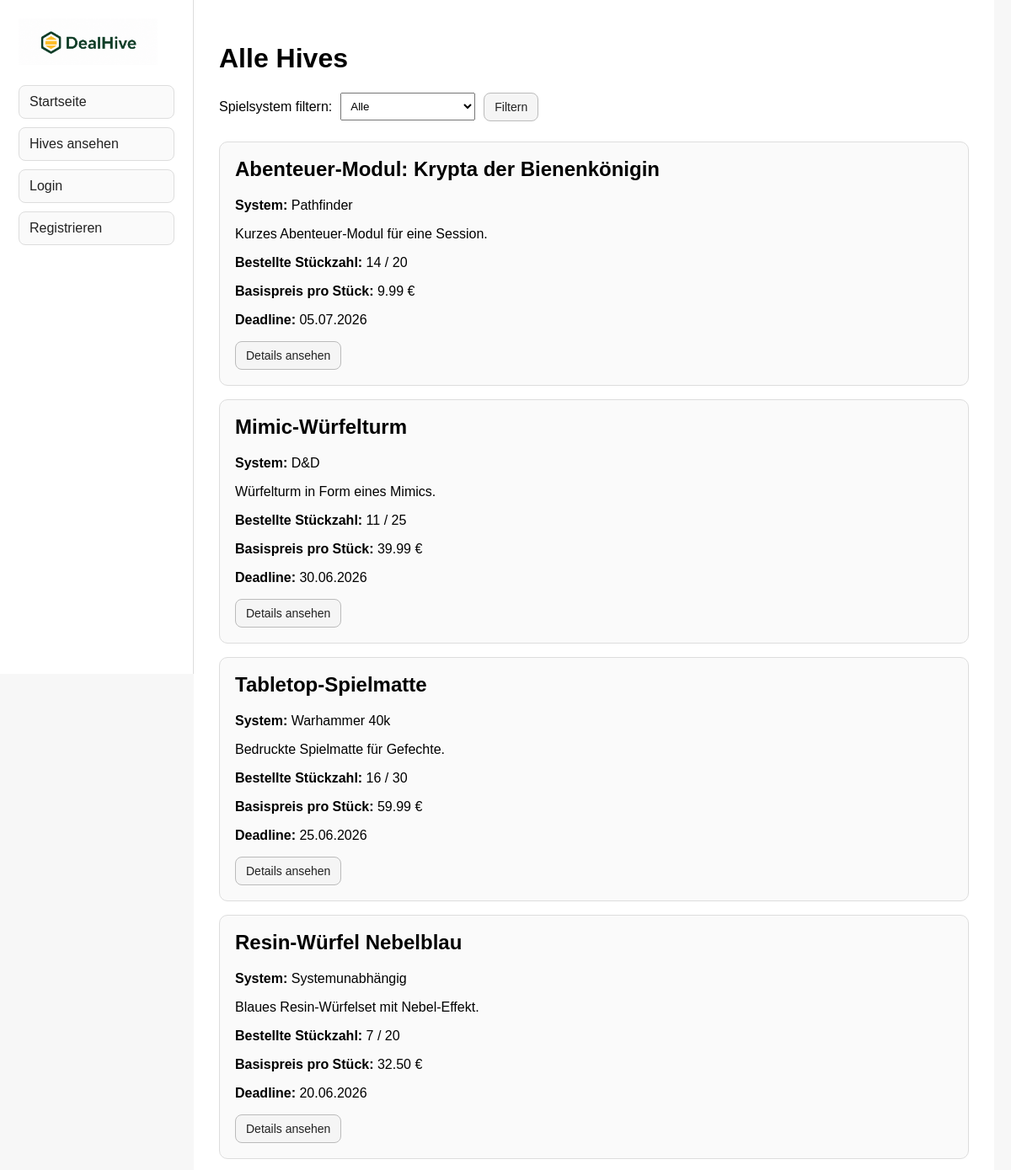
Page /hives (upper part) on the earlier database version.
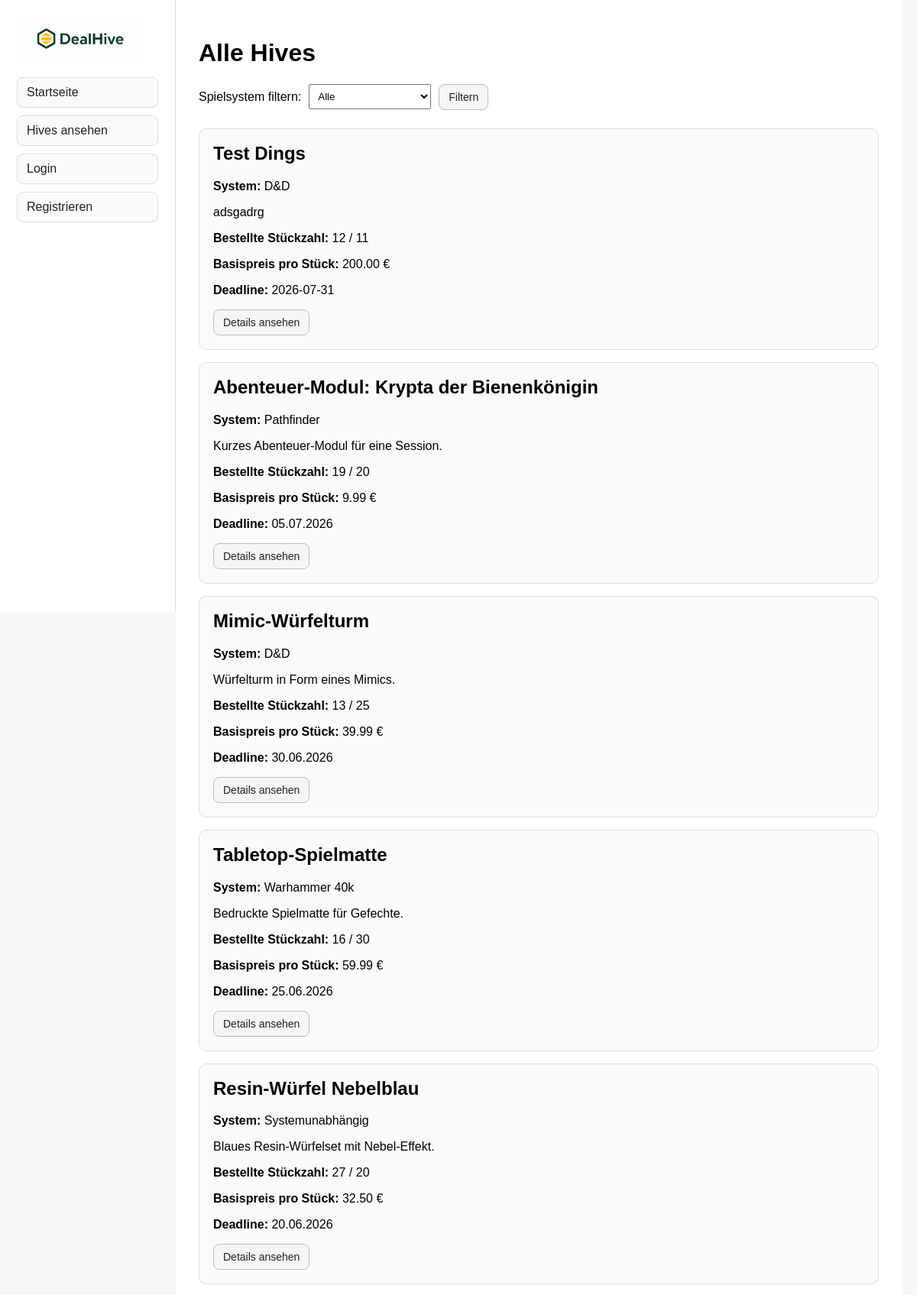
Same page on the later database version.
### tables this page shows
CREATE TABLE hives (
            id INTEGER PRIMARY KEY AUTOINCREMENT,
            title TEXT NOT NULL,
            game_system TEXT NOT NULL,
            short_description TEXT NOT NULL,
            description TEXT NOT NULL,
            deadline TEXT NOT NULL,
            current_participants INTEGER NOT NULL DEFAULT 0,
            min_participants INTEGER NOT NULL,
            base_price REAL NOT NULL DEFAULT 0.0
        );

### hives.py (the view)
    @app.route("/hives")
    def hives_overview():
        hives = get_all_hives()
        selected_game_system = request.args.get(
            "game_system",
            "all"
        )
        filtered_hives = []
        for hive in hives:
            if selected_game_system == "all":
                filtered_hives.append(hive)
            elif hive["game_system"] == selected_game_system:
                filtered_hives.append(hive)
        return render_template(
            "hives.html",
            hives=filtered_hives,
            selected_game_system=selected_game_system
        )

### database.py (called while the page is built)
def get_connection():
    connection = sqlite3.connect(DATABASE_PATH)
    connection.row_factory = sqlite3.Row
    connection.execute("PRAGMA foreign_keys = ON")
    return connection

def get_all_hives():
    connection = get_connection()
    hives = connection.execute("""
        SELECT
            hives.id,
            hives.title,
            hives.game_system,
            hives.short_description,
            hives.deadline,
            COALESCE((
                SELECT SUM(user_hives.quantity)
                FROM user_hives
                WHERE user_hives.hive_id = hives.id
                AND user_hives.relation_type = 'buyer'
            ), 0) AS current_participants,
            hives.min_participants,
            hives.base_price
        FROM hives
        ORDER BY hives.id DESC
    """).fetchall()
    connection.close()
    return hives

### templates/hives.html (shortened to what this page needs)
{% extends "layout.html" %}
{% block content %}
    <h1>Alle Hives</h1>
    <form method="GET" action="/hives" class="filter-form">
        <label for="game_system">Spielsystem filtern:</label>
        <select id="game_system" name="game_system">
            <option value="all" {% if selected_game_system == "all" %}selected{% endif %}>
                Alle
            </option>
        </select>
        <button type="submit">Filtern</button>
    </form>
    {% if hives %}
        {% for hive in hives %}
            <section class="hive-card">
                <h2>{{ hive["title"] }}</h2>
                <p>
                    <strong>System:</strong>
                    {{ hive["game_system"] }}
                </p>
                <p>
                    {{ hive["short_description"] }}
                </p>
                <p>
                    <strong>Bestellte Stückzahl:</strong>
                    {{ hive["current_participants"] }} / {{ hive["min_participants"] }}
                </p>
                <p>
                    <strong>Basispreis pro Stück:</strong>
                    {{ "%.2f"|format(hive["base_price"]) }} €
                </p>
                <p>
                    <strong>Deadline:</strong>
                    {{ hive["deadline"] }}
                </p>
                <div class="hive-actions">
                    <a class="button-link" href="/hives/{{ hive['id'] }}">
                        Details ansehen
                    </a>
                </div>
            </section>
        {% endfor %}
    {% else %}
        <p>Aktuell gibt es keine passenden Hives.</p>
    {% endif %}
{% endblock %}

Differences in the rows shown:
added hives: title "Test Dings", game_system "D&D", short_description "adsgadrg", current_participants "12", min_participants "11", base_price "200.00", deadline "2026-07-31"
computed for hives "Abenteuer-Modul: Krypta der Bienenkönigin": current_participants "14" → "19"
computed for hives "Mimic-Würfelturm": current_participants "11" → "13"
computed for hives "Resin-Würfel Nebelblau": current_participants "7" → "27"
